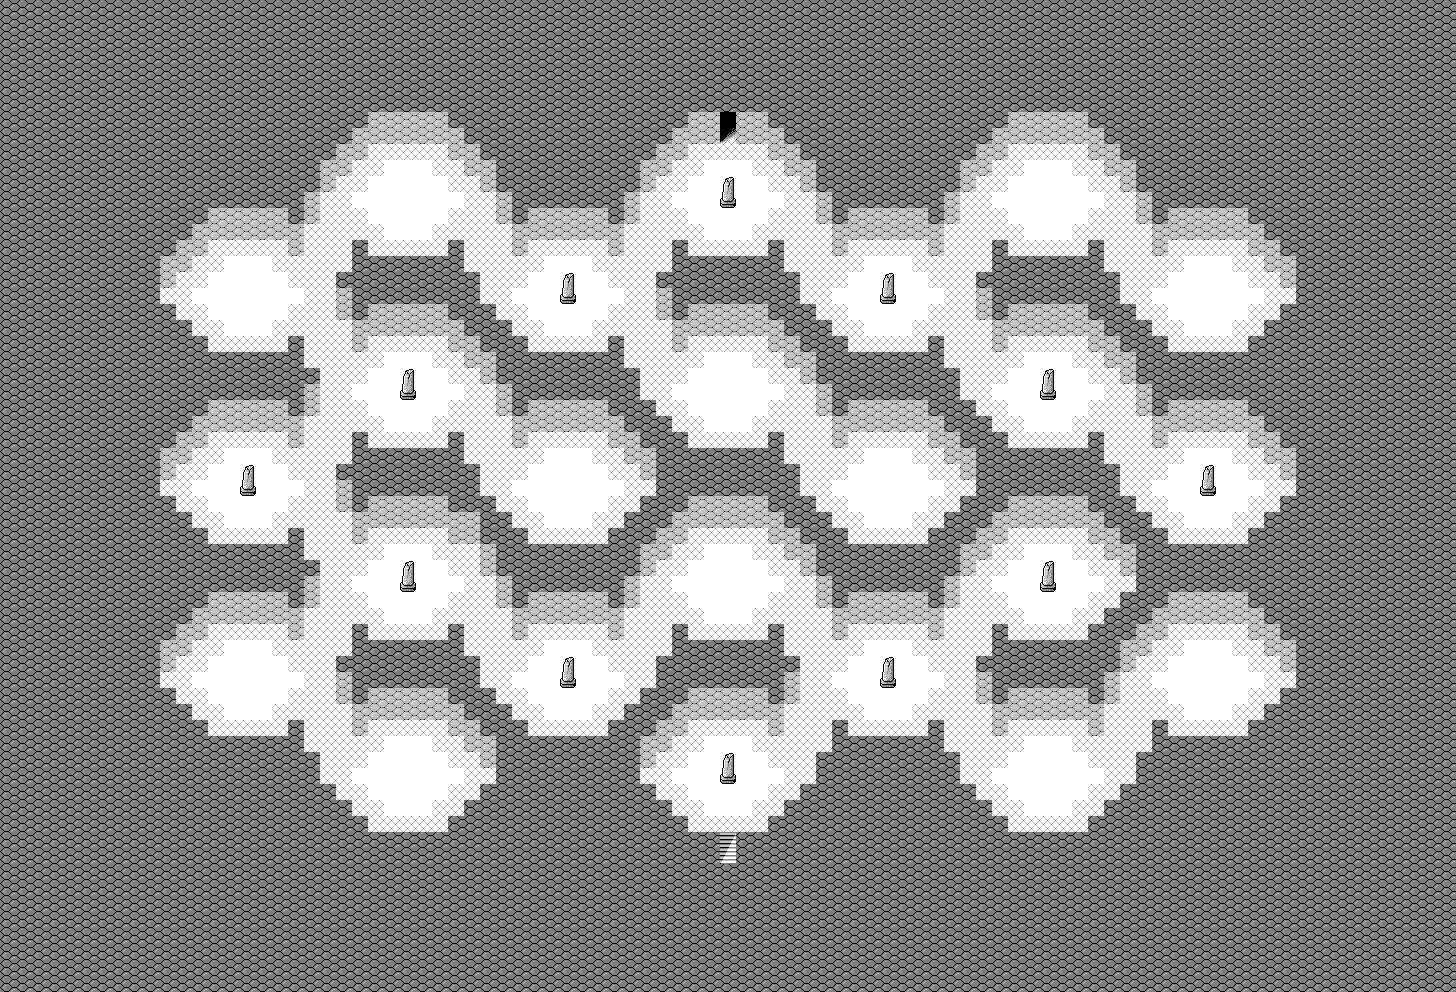

Tiled map render using the project's own tile images. Description and the map definition, with tile-layer contents summarised, below:
An orthogonal 91x62 tile map with 16x16 px tiles, 2 tile layers (Tile Layer 1, Tile Layer 2), 2 tilesets and 16 objects (11x Character, 2x Event, 2x Target, Chest).

<map version="1.0" orientation="orthogonal" renderorder="right-down" width="91" height="62" tilewidth="16" tileheight="16" nextobjectid="72">
 <properties>
  <property name="bgm" value="elemental_dungeons" />
  <property name="encounter" value="encounterset_level12_danger01" />
  <property name="name" value="Tortoise Dungeon" />
 </properties>
 <tileset firstgid="1" source="../tilesets/lower.tsx" />
 <tileset firstgid="176" source="../tilesets/upper.tsx" />
 <layer name="Tile Layer 1" width="91" height="62">
  <properties>
   <property name="z" value="0" />
  </properties>
  <data>[5642 cells, 5642 non-empty, 6 distinct tile ids]</data>
 </layer>
 <layer name="Tile Layer 2" width="91" height="62">
  <properties>
   <property name="z" value=".5" />
  </properties>
  <data>[5642 cells, 26 non-empty, 4 distinct tile ids]</data>
 </layer>
 <objectgroup name="Object Layer 1">
  <object id="56" name="guard" type="Character" x="1040" y="192" width="16" height="16">
   <properties>
    <property name="appearance" value="4dir_knight" />
    <property name="face" value="SOUTH" />
    <property name="onBehavior" value="this.wander()" />
    <property name="onCollide" value="play('world5/guard.lua')" />
    <property name="onInteract" value="play('world5/guard.lua')" />
   </properties>
  </object>
  <object id="57" name="guard" type="Character" x="1200" y="288" width="16" height="16">
   <properties>
    <property name="appearance" value="4dir_knight" />
    <property name="face" value="SOUTH" />
    <property name="onBehavior" value="this.wander()" />
    <property name="onCollide" value="play('world5/guard.lua')" />
    <property name="onInteract" value="play('world5/guard.lua')" />
   </properties>
  </object>
  <object id="58" name="guard" type="Character" x="400" y="192" width="16" height="16">
   <properties>
    <property name="appearance" value="4dir_knight" />
    <property name="face" value="SOUTH" />
    <property name="onBehavior" value="this.wander()" />
    <property name="onCollide" value="play('world5/guard.lua')" />
    <property name="onInteract" value="play('world5/guard.lua')" />
   </properties>
  </object>
  <object id="59" name="guard" type="Character" x="240" y="288" width="16" height="16">
   <properties>
    <property name="appearance" value="4dir_knight" />
    <property name="face" value="SOUTH" />
    <property name="onBehavior" value="this.wander()" />
    <property name="onCollide" value="play('world5/guard.lua')" />
    <property name="onInteract" value="play('world5/guard.lua')" />
   </properties>
  </object>
  <object id="60" name="guard" type="Character" x="240" y="672" width="16" height="16">
   <properties>
    <property name="appearance" value="4dir_knight" />
    <property name="face" value="SOUTH" />
    <property name="onBehavior" value="this.wander()" />
    <property name="onCollide" value="play('world5/guard.lua')" />
    <property name="onInteract" value="play('world5/guard.lua')" />
   </properties>
  </object>
  <object id="61" name="guard" type="Character" x="400" y="768" width="16" height="16">
   <properties>
    <property name="appearance" value="4dir_knight" />
    <property name="face" value="SOUTH" />
    <property name="onBehavior" value="this.wander()" />
    <property name="onCollide" value="play('world5/guard.lua')" />
    <property name="onInteract" value="play('world5/guard.lua')" />
   </properties>
  </object>
  <object id="62" name="guard" type="Character" x="720" y="576" width="16" height="16">
   <properties>
    <property name="appearance" value="4dir_knight" />
    <property name="face" value="SOUTH" />
    <property name="onBehavior" value="this.wander()" />
    <property name="onCollide" value="play('world5/guard.lua')" />
    <property name="onInteract" value="play('world5/guard.lua')" />
   </properties>
  </object>
  <object id="63" name="guard" type="Character" x="560" y="480" width="16" height="16">
   <properties>
    <property name="appearance" value="4dir_knight" />
    <property name="face" value="SOUTH" />
    <property name="onBehavior" value="this.wander()" />
    <property name="onCollide" value="play('world5/guard.lua')" />
    <property name="onInteract" value="play('world5/guard.lua')" />
   </properties>
  </object>
  <object id="64" name="guard" type="Character" x="720" y="384" width="16" height="16">
   <properties>
    <property name="appearance" value="4dir_knight" />
    <property name="face" value="SOUTH" />
    <property name="onBehavior" value="this.wander()" />
    <property name="onCollide" value="play('world5/guard.lua')" />
    <property name="onInteract" value="play('world5/guard.lua')" />
   </properties>
  </object>
  <object id="65" name="guard" type="Character" x="880" y="480" width="16" height="16">
   <properties>
    <property name="appearance" value="4dir_knight" />
    <property name="face" value="SOUTH" />
    <property name="onBehavior" value="this.wander()" />
    <property name="onCollide" value="play('world5/guard.lua')" />
    <property name="onInteract" value="play('world5/guard.lua')" />
   </properties>
  </object>
  <object id="66" name="guard" type="Character" x="1040" y="768" width="16" height="16">
   <properties>
    <property name="appearance" value="4dir_knight" />
    <property name="face" value="SOUTH" />
    <property name="onBehavior" value="this.wander()" />
    <property name="onCollide" value="play('world5/guard.lua')" />
    <property name="onInteract" value="play('world5/guard.lua')" />
   </properties>
  </object>
  <object id="67" name="tele" type="Event" x="720" y="128" width="16" height="16">
   <properties>
    <property name="onCollide" value="targetTele('world5/overworld.tmx', 'earth')" />
   </properties>
  </object>
  <object id="68" name="entry" type="Target" x="720" y="144" width="16" height="16" />
  <object id="69" name="chest" type="Chest" x="1200" y="672" width="16" height="16">
   <properties>
    <property name="collectable" value="stone_black" />
   </properties>
  </object>
  <object id="70" name="stairs" type="Target" x="720" y="832" width="16" height="16" />
  <object id="71" name="tele" type="Event" x="720" y="848" width="16" height="16">
   <properties>
    <property name="onCollide" value="targetTele('world5/earth02.tmx', 'stairs')" />
   </properties>
  </object>
 </objectgroup>
</map>
